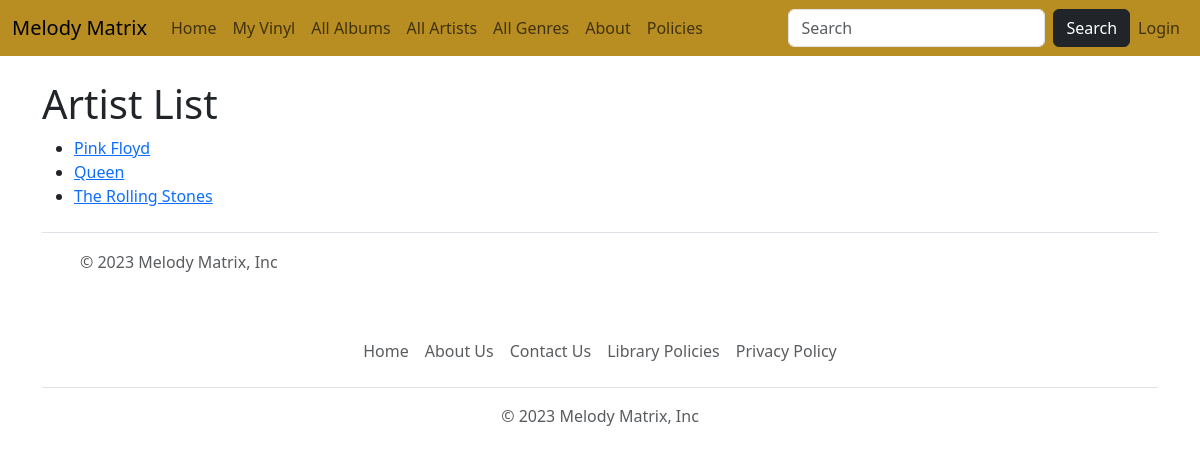
Screenshot of /artists_list/ with the database file from the repository.
### MelodyMatrix/models.py (models this page shows, shortened)
class Artist(models.Model):
    artist_name = models.CharField(max_length=100)
    date_of_birth = models.DateField(null=True, blank=True)
    date_of_death = models.DateField('Died', null=True, blank=True)
    artist_image = models.ImageField(upload_to='images/', null=True, blank=True)
    genre = models.ManyToManyField(Genre, help_text='Select a genre for this artist')
    summary = models.TextField(max_length=2000, help_text='Enter a brief background of the artist', null=True)
    class Meta:
        ordering = ['artist_name']
    def get_absolute_url(self):
        return reverse('artist_detail', args=[str(self.id)])

### MelodyMatrix/views.py (the view)
# urls.py: path('artists_list/', views.artist_list, name='artist_list'),
def artist_list(request):
    artists = Artist.objects.all()  # Replace with your actual query
    return render(request, 'MelodyMatrix/artist_list.html', {'artist_list': artists})

### MelodyMatrix/templates/MelodyMatrix/artist_list.html
{% extends "base.html" %}
{% block content %}
  <h1>Artist List</h1>
  {% if artist_list %}
  <ul>
    {% for artist in artist_list %}
      <li>
        <a href="{{ artist.get_absolute_url }}">{{ artist.artist_name }}</a>
      </li>
    {% endfor %}
  </ul>
  {% else %}
<p>There are no artists in the library.</p>
  {% endif %}
{% endblock %}

### rows the page displays
Artist: artist_name "Pink Floyd"
Artist: artist_name "Queen"
Artist: artist_name "The Rolling Stones"
